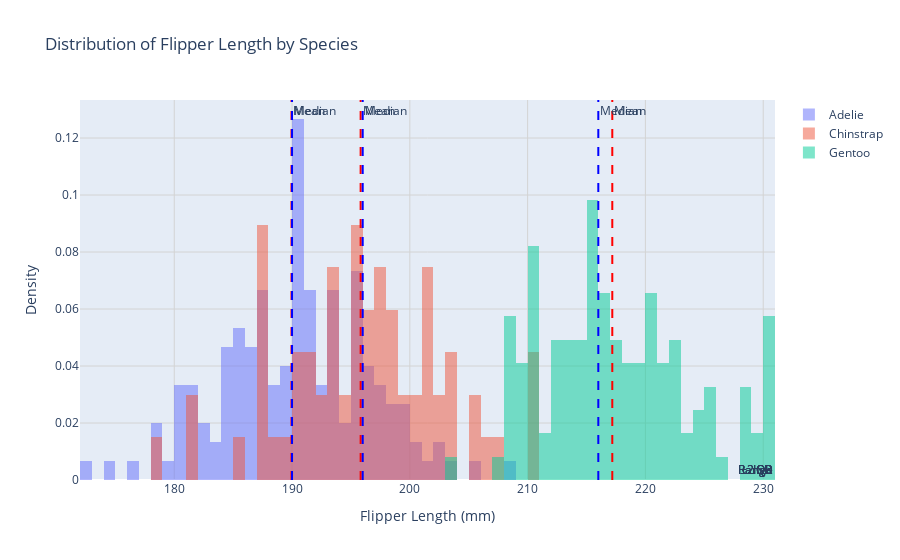

The notebook cell saved with this chart:
### Markdown cell above
1)

### Code cell
import pandas as pd
import plotly.graph_objects as go

# Load the dataset
pingees = pd.read_csv("https://raw.githubusercontent.com/mwaskom/seaborn-data/master/penguins.csv")

# Initialize a figure
fig = go.Figure()

# Loop through each species to create histograms
species = pingees['species'].unique()
for sp in species:
    # Filter the data for the current species
    data = pingees[pingees['species'] == sp]['flipper_length_mm'].dropna()

    # Calculate statistics
    mean = data.mean()
    median = data.median()
    min_val = data.min()
    max_val = data.max()
    Q1 = data.quantile(0.25)
    Q3 = data.quantile(0.75)
    std_dev = data.std()
    lower_bound = mean - 2 * std_dev
    upper_bound = mean + 2 * std_dev

    # Create histogram with clearer settings
    fig.add_trace(go.Histogram(
        x=data,
        name=sp,
        opacity=0.5,  # Reduced opacity
        histnorm='probability density',
        xbins=dict(start=min_val, end=max_val, size=1),  # Smaller bin size for more detail
    ))

    # Add mean and median lines
    fig.add_vline(x=mean, line_color='red', line_width=2, line_dash='dash',
                  annotation_text='Mean', annotation_position='top right')
    fig.add_vline(x=median, line_color='blue', line_width=2, line_dash='dash',
                  annotation_text='Median', annotation_position='top right')

    # Add rectangles for range and IQR
    fig.add_hrect(y0=0, y1=0.1, x0=min_val, x1=max_val, fillcolor='green', opacity=0.2,
                  line_width=0, annotation_text='Range', annotation_position='bottom right')
    fig.add_hrect(y0=0, y1=0.1, x0=Q1, x1=Q3, fillcolor='orange', opacity=0.3,
                  line_width=0, annotation_text='IQR', annotation_position='bottom right')
    fig.add_hrect(y0=0, y1=0.1, x0=lower_bound, x1=upper_bound, fillcolor='purple', opacity=0.2,
                  line_width=0, annotation_text='±2 SD', annotation_position='bottom right')

# Update layout with improved readability
fig.update_layout(
    title='Distribution of Flipper Length by Species',
    xaxis_title='Flipper Length (mm)',
    yaxis_title='Density',
    barmode='overlay',
    showlegend=True,
    xaxis=dict(showgrid=True, gridcolor='lightgray'),  # Add grid lines
    yaxis=dict(showgrid=True, gridcolor='lightgray'),
)

# Show the plot
fig.show()

### Figure 1 — Plotly figure (JSON) as saved in the notebook; plotly's stock layout.template omitted (floating-point values rounded to 4 significant figures; data arrays with more than 128 entries replaced by an {"elided": "..."} marker saying what was removed)
{"data": [{"histnorm": "probability density", "name": "Adelie", "opacity": 0.5, "type": "histogram", "x": {"elided": "151 int values"}, "xbins": {"end": 210, "size": 1, "start": 172}}, {"histnorm": "probability density", "name": "Chinstrap", "opacity": 0.5, "type": "histogram", "x": [192, 196, 193, 188, 197, 198, 178, 197, 195, 198, 193, 194, 185, 201, 190, 201, 197, 181, 190, 195, 181, 191, 187, 193, 195, 197, 200, 200, 191, 205, 187, 201, 187, 203, 195, 199, 195, 210, 192, 205, 210, 187, 196, 196, 196, 201, 190, 212, 187, 198, 199, 201, 193, 203, 187, 197, 191, 203, 202, 194, 206, 189, 195, 207, 202, 193, 210, 198], "xbins": {"end": 212, "size": 1, "start": 178}}, {"histnorm": "probability density", "name": "Gentoo", "opacity": 0.5, "type": "histogram", "x": [211, 230, 210, 218, 215, 210, 211, 219, 209, 215, 214, 216, 214, 213, 210, 217, 210, 221, 209, 222, 218, 215, 213, 215, 215, 215, 216, 215, 210, 220, 222, 209, 207, 230, 220, 220, 213, 219, 208, 208, 208, 225, 210, 216, 222, 217, 210, 225, 213, 215, 210, 220, 210, 225, 217, 220, 208, 220, 208, 224, 208, 221, 214, 231, 219, 230, 214, 229, 220, 223, 216, 221, 221, 217, 216, 230, 209, 220, 215, 223, 212, 221, 212, 224, 212, 228, 218, 218, 212, 230, 218, 228, 212, 224, 214, 226, 216, 222, 203, 225, 219, 228, 215, 228, 216, 215, 210, 219, 208, 209, 216, 229, 213, 230, 217, 230, 217, 222, 214, 215, 222, 212, 213], "xbins": {"end": 231, "size": 1, "start": 203}}], "layout": {"annotations": [{"showarrow": false, "text": "Mean", "x": 190.0, "xanchor": "left", "xref": "x", "y": 1, "yanchor": "top", "yref": "y domain"}, {"showarrow": false, "text": "Median", "x": 190, "xanchor": "left", "xref": "x", "y": 1, "yanchor": "top", "yref": "y domain"}, {"showarrow": false, "text": "Range", "x": 1, "xanchor": "right", "xref": "x domain", "y": 0, "yanchor": "bottom", "yref": "y"}, {"showarrow": false, "text": "IQR", "x": 1, "xanchor": "right", "xref": "x domain", "y": 0, "yanchor": "bottom", "yref": "y"}, {"showarrow": false, "text": "±2 SD", "x": 1, "xanchor": "right", "xref": "x domain", "y": 0, "yanchor": "bottom", "yref": "y"}, {"showarrow": false, "text": "Mean", "x": 195.8, "xanchor": "left", "xref": "x", "y": 1, "yanchor": "top", "yref": "y domain"}, {"showarrow": false, "text": "Median", "x": 196, "xanchor": "left", "xref": "x", "y": 1, "yanchor": "top", "yref": "y domain"}, {"showarrow": false, "text": "Range", "x": 1, "xanchor": "right", "xref": "x domain", "y": 0, "yanchor": "bottom", "yref": "y"}, {"showarrow": false, "text": "IQR", "x": 1, "xanchor": "right", "xref": "x domain", "y": 0, "yanchor": "bottom", "yref": "y"}, {"showarrow": false, "text": "±2 SD", "x": 1, "xanchor": "right", "xref": "x domain", "y": 0, "yanchor": "bottom", "yref": "y"}, {"showarrow": false, "text": "Mean", "x": 217.2, "xanchor": "left", "xref": "x", "y": 1, "yanchor": "top", "yref": "y domain"}, {"showarrow": false, "text": "Median", "x": 216, "xanchor": "left", "xref": "x", "y": 1, "yanchor": "top", "yref": "y domain"}, {"showarrow": false, "text": "Range", "x": 1, "xanchor": "right", "xref": "x domain", "y": 0, "yanchor": "bottom", "yref": "y"}, {"showarrow": false, "text": "IQR", "x": 1, "xanchor": "right", "xref": "x domain", "y": 0, "yanchor": "bottom", "yref": "y"}, {"showarrow": false, "text": "±2 SD", "x": 1, "xanchor": "right", "xref": "x domain", "y": 0, "yanchor": "bottom", "yref": "y"}], "barmode": "overlay", "shapes": [{"line": {"color": "red", "dash": "dash", "width": 2}, "type": "line", "x0": 190.0, "x1": 190.0, "xref": "x", "y0": 0, "y1": 1, "yref": "y domain"}, {"line": {"color": "blue", "dash": "dash", "width": 2}, "type": "line", "x0": 190, "x1": 190, "xref": "x", "y0": 0, "y1": 1, "yref": "y domain"}, {"fillcolor": "green", "line": {"width": 0}, "opacity": 0.2, "type": "rect", "x0": 172, "x1": 210, "xref": "x domain", "y0": 0, "y1": 0.1, "yref": "y"}, {"fillcolor": "orange", "line": {"width": 0}, "opacity": 0.3, "type": "rect", "x0": 186, "x1": 195, "xref": "x domain", "y0": 0, "y1": 0.1, "yref": "y"}, {"fillcolor": "purple", "line": {"width": 0}, "opacity": 0.2, "type": "rect", "x0": 176.9, "x1": 203.0, "xref": "x domain", "y0": 0, "y1": 0.1, "yref": "y"}, {"line": {"color": "red", "dash": "dash", "width": 2}, "type": "line", "x0": 195.8, "x1": 195.8, "xref": "x", "y0": 0, "y1": 1, "yref": "y domain"}, {"line": {"color": "blue", "dash": "dash", "width": 2}, "type": "line", "x0": 196, "x1": 196, "xref": "x", "y0": 0, "y1": 1, "yref": "y domain"}, {"fillcolor": "green", "line": {"width": 0}, "opacity": 0.2, "type": "rect", "x0": 178, "x1": 212, "xref": "x domain", "y0": 0, "y1": 0.1, "yref": "y"}, {"fillcolor": "orange", "line": {"width": 0}, "opacity": 0.3, "type": "rect", "x0": 191, "x1": 201, "xref": "x domain", "y0": 0, "y1": 0.1, "yref": "y"}, {"fillcolor": "purple", "line": {"width": 0}, "opacity": 0.2, "type": "rect", "x0": 181.6, "x1": 210.1, "xref": "x domain", "y0": 0, "y1": 0.1, "yref": "y"}, {"line": {"color": "red", "dash": "dash", "width": 2}, "type": "line", "x0": 217.2, "x1": 217.2, "xref": "x", "y0": 0, "y1": 1, "yref": "y domain"}, {"line": {"color": "blue", "dash": "dash", "width": 2}, "type": "line", "x0": 216, "x1": 216, "xref": "x", "y0": 0, "y1": 1, "yref": "y domain"}, {"fillcolor": "green", "line": {"width": 0}, "opacity": 0.2, "type": "rect", "x0": 203, "x1": 231, "xref": "x domain", "y0": 0, "y1": 0.1, "yref": "y"}, {"fillcolor": "orange", "line": {"width": 0}, "opacity": 0.3, "type": "rect", "x0": 212, "x1": 221, "xref": "x domain", "y0": 0, "y1": 0.1, "yref": "y"}, {"fillcolor": "purple", "line": {"width": 0}, "opacity": 0.2, "type": "rect", "x0": 204.2, "x1": 230.2, "xref": "x domain", "y0": 0, "y1": 0.1, "yref": "y"}], "showlegend": true, "title": {"text": "Distribution of Flipper Length by Species"}, "xaxis": {"gridcolor": "lightgray", "showgrid": true, "title": {"text": "Flipper Length (mm)"}}, "yaxis": {"gridcolor": "lightgray", "showgrid": true, "title": {"text": "Density"}}}}
